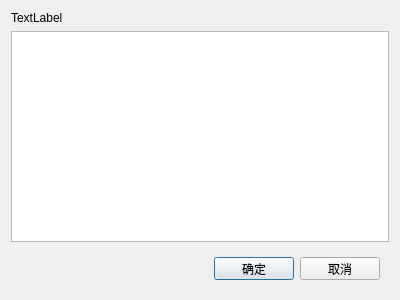
<?xml version="1.0" encoding="UTF-8"?>
<ui version="4.0">
 <class>SetMultilineDialog</class>
 <widget class="QDialog" name="SetMultilineDialog">
  <property name="geometry">
   <rect>
    <x>0</x>
    <y>0</y>
    <width>400</width>
    <height>300</height>
   </rect>
  </property>
  <property name="windowTitle">
   <string>Dialog</string>
  </property>
  <layout class="QVBoxLayout" name="verticalLayout">
   <item>
    <widget class="QLabel" name="lblCaption">
     <property name="text">
      <string>TextLabel</string>
     </property>
    </widget>
   </item>
   <item>
    <widget class="QPlainTextEdit" name="edtInfo"/>
   </item>
   <item>
    <widget class="QWidget" name="wgtBottom" native="true">
     <property name="minimumSize">
      <size>
       <width>0</width>
       <height>41</height>
      </size>
     </property>
     <property name="maximumSize">
      <size>
       <width>16777215</width>
       <height>41</height>
      </size>
     </property>
     <layout class="QHBoxLayout" name="horizontalLayout">
      <item>
       <spacer name="horizontalSpacer">
        <property name="orientation">
         <enum>Qt::Horizontal</enum>
        </property>
        <property name="sizeHint" stdset="0">
         <size>
          <width>189</width>
          <height>20</height>
         </size>
        </property>
       </spacer>
      </item>
      <item>
       <widget class="QPushButton" name="btnOk">
        <property name="text">
         <string>确定</string>
        </property>
       </widget>
      </item>
      <item>
       <widget class="QPushButton" name="btnCancel">
        <property name="text">
         <string>取消</string>
        </property>
       </widget>
      </item>
     </layout>
    </widget>
   </item>
  </layout>
 </widget>
 <resources/>
 <connections/>
</ui>
